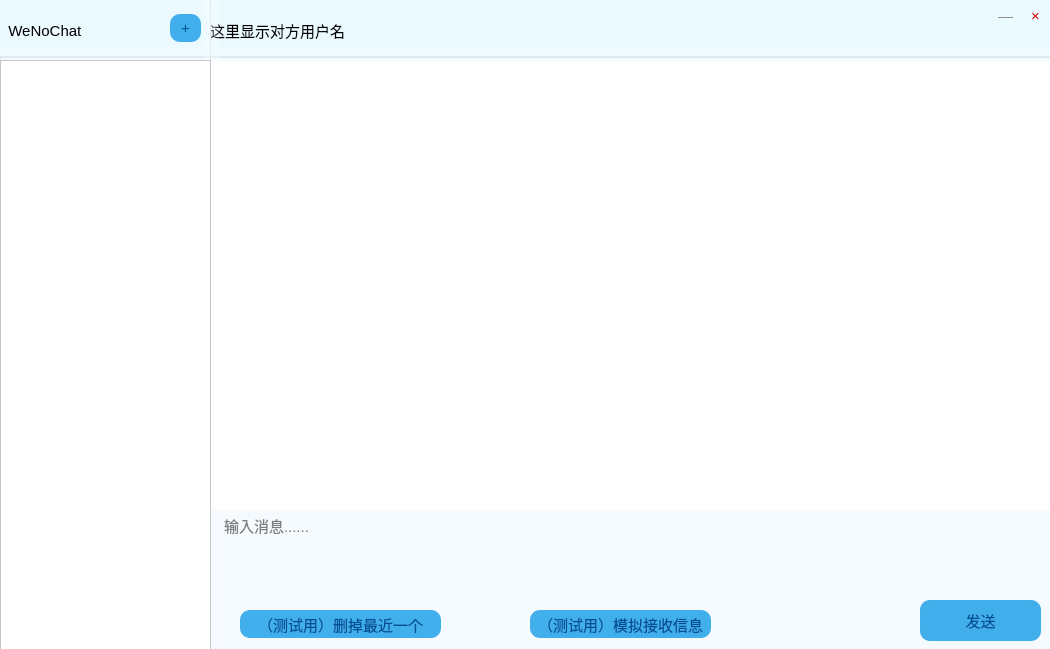
<?xml version="1.0" encoding="UTF-8"?>
<ui version="4.0">
 <class>MainWindow</class>
 <widget class="QWidget" name="MainWindow">
  <property name="geometry">
   <rect>
    <x>0</x>
    <y>0</y>
    <width>1050</width>
    <height>649</height>
   </rect>
  </property>
  <property name="windowTitle">
   <string>Form</string>
  </property>
  <property name="styleSheet">
   <string notr="true">*{
background:rgb(255, 255, 255);
font-size:15px;
font-style:MingLiU-ExtB;
}

QLineEdit{
color:#8d98a1;
background-color:rgba(64, 83, 97, 230);
font-size:16px;
border-style:outset;
border-radius:10px;
font-style:MingLiU-ExtB;
}
QLineEdit:hover{
color:#8d98a1;
background-color:rgba(64, 83, 97, 80);
font-size:16px;
border-style:outset;
border-radius:10px;
font-style:MingLiU-ExtB;
}
QLineEdit:focus{
color:#8d98a1;
background-color:rgba(64, 83, 97, 180);
font-size:16px;
border-style:outset;
border-radius:10px;
font-style:MingLiU-ExtB;
}

QPushButton{
background:rgb(65, 175, 235);
color:rgb(0, 79, 148);
border-style:outset;
border-radius:10px;
font-style:MingLiU-ExtB;
}
QPushButton:hover{
background-color:rgba(80, 190, 250,130);
border-style:inset;
font-style:MingLiU-ExtB;
}
QPushButton:pressed{
background-color:rgba(80, 190, 250,255);
border-style:inset;
font-style:MingLiU-ExtB;
}

QPushButton#hideButton{
background: rgba(255, 255, 255, 0);
color: rgb(145, 145, 145);
font-style:MingLiU-ExtB;
}
QPushButton#hideButton:hover{
background: rgba(212, 212, 212, 100);
color: rgb(145, 145, 145);
font-style:MingLiU-ExtB;
}
QPushButton#hideButton:pressed{
background: rgba(212, 212, 212, 255);
color: rgb(145, 145, 145);
font-style:MingLiU-ExtB;
}
QPushButton#closeButton{
background: rgba(255, 255, 255, 0);
color: rgb(218, 0, 0);
font-style:MingLiU-ExtB;
}
QPushButton#closeButton:hover{
background: rgba(255, 0, 0, 100);
color: rgb(218, 0, 0);
font-style:MingLiU-ExtB;
}
QPushButton#closeButton:pressed{
background: rgba(255, 0, 0, 255);
color: rgb(218, 0, 0);
font-style:MingLiU-ExtB;
}
QCheckBox{
background:rgba(85,170,255,0);
color:white;
font-style:MingLiU-ExtB;
}

</string>
  </property>
  <widget class="QLabel" name="indowLabel">
   <property name="geometry">
    <rect>
     <x>0</x>
     <y>0</y>
     <width>211</width>
     <height>61</height>
    </rect>
   </property>
   <property name="mouseTracking">
    <bool>true</bool>
   </property>
   <property name="styleSheet">
    <string notr="true">background-color: rgb(235, 250, 255);</string>
   </property>
   <property name="text">
    <string>  WeNoChat</string>
   </property>
   <property name="margin">
    <number>10</number>
   </property>
  </widget>
  <widget class="QLabel" name="chatName">
   <property name="geometry">
    <rect>
     <x>210</x>
     <y>0</y>
     <width>841</width>
     <height>61</height>
    </rect>
   </property>
   <property name="styleSheet">
    <string notr="true">background-color: rgb(235, 250, 255);</string>
   </property>
   <property name="text">
    <string>这里显示对方用户名</string>
   </property>
   <property name="margin">
    <number>10</number>
   </property>
  </widget>
  <widget class="Line" name="line">
   <property name="geometry">
    <rect>
     <x>0</x>
     <y>50</y>
     <width>1051</width>
     <height>16</height>
    </rect>
   </property>
   <property name="styleSheet">
    <string notr="true">background-color: rgba(255, 255, 255,50);</string>
   </property>
   <property name="lineWidth">
    <number>2</number>
   </property>
   <property name="orientation">
    <enum>Qt::Horizontal</enum>
   </property>
  </widget>
  <widget class="Line" name="line_2">
   <property name="geometry">
    <rect>
     <x>203</x>
     <y>0</y>
     <width>16</width>
     <height>651</height>
    </rect>
   </property>
   <property name="styleSheet">
    <string notr="true">background-color: rgba(255, 255, 255,50);</string>
   </property>
   <property name="orientation">
    <enum>Qt::Vertical</enum>
   </property>
  </widget>
  <widget class="QFrame" name="frame">
   <property name="geometry">
    <rect>
     <x>210</x>
     <y>60</y>
     <width>841</width>
     <height>591</height>
    </rect>
   </property>
   <property name="styleSheet">
    <string notr="true"/>
   </property>
   <property name="frameShape">
    <enum>QFrame::StyledPanel</enum>
   </property>
   <property name="frameShadow">
    <enum>QFrame::Raised</enum>
   </property>
   <widget class="QFrame" name="frame_2">
    <property name="geometry">
     <rect>
      <x>0</x>
      <y>450</y>
      <width>841</width>
      <height>141</height>
     </rect>
    </property>
    <property name="styleSheet">
     <string notr="true">QFrame{
border:sold 10px rgba(0,0,0);
	background-color: rgb(245, 250, 255);
}</string>
    </property>
    <property name="frameShape">
     <enum>QFrame::StyledPanel</enum>
    </property>
    <property name="frameShadow">
     <enum>QFrame::Raised</enum>
    </property>
    <widget class="QTextEdit" name="textEdit">
     <property name="geometry">
      <rect>
       <x>10</x>
       <y>0</y>
       <width>821</width>
       <height>91</height>
      </rect>
     </property>
     <property name="styleSheet">
      <string notr="true">background-color: rgba(255, 255, 255, 0);</string>
     </property>
     <property name="frameShape">
      <enum>QFrame::NoFrame</enum>
     </property>
     <property name="html">
      <string>&lt;!DOCTYPE HTML PUBLIC &quot;-//W3C//DTD HTML 4.0//EN&quot; &quot;http://www.w3.org/TR/REC-html40/strict.dtd&quot;&gt;
&lt;html&gt;&lt;head&gt;&lt;meta name=&quot;qrichtext&quot; content=&quot;1&quot; /&gt;&lt;style type=&quot;text/css&quot;&gt;
p, li { white-space: pre-wrap; }
&lt;/style&gt;&lt;/head&gt;&lt;body style=&quot; font-family:'SimSun'; font-size:15px; font-weight:400; font-style:normal;&quot;&gt;
&lt;p style=&quot;-qt-paragraph-type:empty; margin-top:0px; margin-bottom:0px; margin-left:0px; margin-right:0px; -qt-block-indent:0; text-indent:0px;&quot;&gt;&lt;br /&gt;&lt;/p&gt;&lt;/body&gt;&lt;/html&gt;</string>
     </property>
     <property name="placeholderText">
      <string>输入消息......</string>
     </property>
    </widget>
    <widget class="QPushButton" name="send">
     <property name="geometry">
      <rect>
       <x>710</x>
       <y>90</y>
       <width>121</width>
       <height>41</height>
      </rect>
     </property>
     <property name="styleSheet">
      <string notr="true"/>
     </property>
     <property name="text">
      <string>发送</string>
     </property>
    </widget>
    <widget class="QPushButton" name="pushButton">
     <property name="geometry">
      <rect>
       <x>320</x>
       <y>100</y>
       <width>181</width>
       <height>28</height>
      </rect>
     </property>
     <property name="text">
      <string>（测试用）模拟接收信息</string>
     </property>
    </widget>
    <widget class="QPushButton" name="pushButton_2">
     <property name="geometry">
      <rect>
       <x>30</x>
       <y>100</y>
       <width>201</width>
       <height>28</height>
      </rect>
     </property>
     <property name="text">
      <string>（测试用）删掉最近一个</string>
     </property>
    </widget>
   </widget>
   <widget class="QListWidget" name="listWidget">
    <property name="geometry">
     <rect>
      <x>0</x>
      <y>0</y>
      <width>841</width>
      <height>451</height>
     </rect>
    </property>
   </widget>
   <zorder>listWidget</zorder>
   <zorder>frame_2</zorder>
  </widget>
  <widget class="QPushButton" name="pushButton_addfriend">
   <property name="geometry">
    <rect>
     <x>170</x>
     <y>14</y>
     <width>31</width>
     <height>28</height>
    </rect>
   </property>
   <property name="font">
    <font>
     <pointsize>-1</pointsize>
    </font>
   </property>
   <property name="text">
    <string>+</string>
   </property>
  </widget>
  <widget class="QTreeWidget" name="friendList">
   <property name="geometry">
    <rect>
     <x>0</x>
     <y>60</y>
     <width>211</width>
     <height>591</height>
    </rect>
   </property>
   <property name="headerHidden">
    <bool>true</bool>
   </property>
   <property name="expandsOnDoubleClick">
    <bool>false</bool>
   </property>
   <column>
    <property name="text">
     <string notr="true">1</string>
    </property>
   </column>
  </widget>
  <widget class="QPushButton" name="hideButton">
   <property name="geometry">
    <rect>
     <x>990</x>
     <y>0</y>
     <width>31</width>
     <height>31</height>
    </rect>
   </property>
   <property name="text">
    <string>—</string>
   </property>
  </widget>
  <widget class="QPushButton" name="closeButton">
   <property name="geometry">
    <rect>
     <x>1020</x>
     <y>0</y>
     <width>31</width>
     <height>31</height>
    </rect>
   </property>
   <property name="text">
    <string>×</string>
   </property>
  </widget>
  <zorder>frame</zorder>
  <zorder>chatName</zorder>
  <zorder>indowLabel</zorder>
  <zorder>line</zorder>
  <zorder>line_2</zorder>
  <zorder>pushButton_addfriend</zorder>
  <zorder>friendList</zorder>
  <zorder>hideButton</zorder>
  <zorder>closeButton</zorder>
 </widget>
 <resources/>
 <connections/>
</ui>
